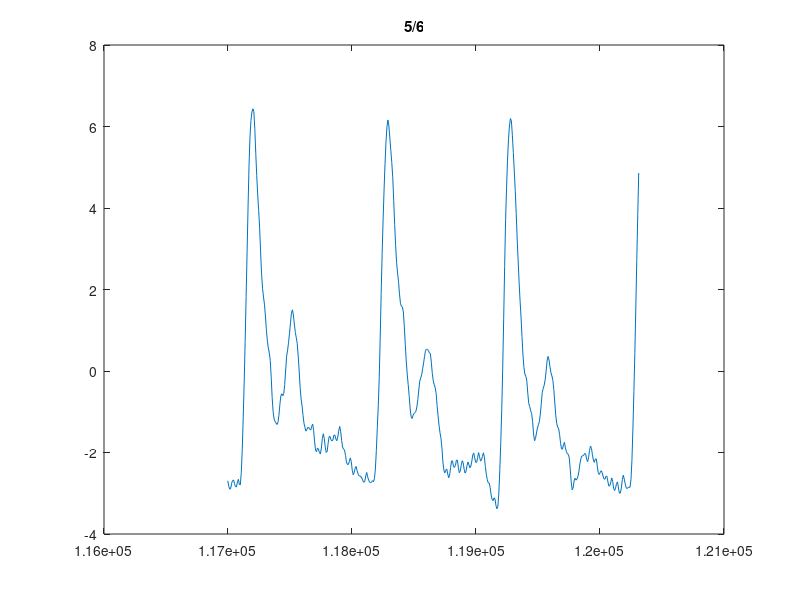

MATLAB code to generate this figure: (Note: this script raises an error after producing the figure.)
%% Run this function to manually input the peaks of the Nexus PPG
%Peaks are selected by mouse click
%Nearest max to mouse click is found
%Peaks are stored in text file
%Make sure sample rates are the same!!

clear
clc

%% Load data
Nexus = csvread('Data/Nexus.txt');
NexusPPG = Nexus(:,1);
NexusPPG = detrend(NexusPPG);

sampleRate = 1000/128.55;           %Make sure sample rates are the same!!
NexusTime = 0:sampleRate:length(NexusPPG)*sampleRate-sampleRate;
NexusTime = NexusTime+320;
numOfGraphs = round(length(NexusPPG)/3000);
numNexusPeaks = 0;

for j=0:numOfGraphs-1
    plot(NexusTime(1+3000*j:3000*(j+1)), NexusPPG(1+3000*j:3000*(j+1)));
    title(strcat(num2str(j+1), '/', num2str(numOfGraphs+1)));
    [x, y] = ginput();
    k=1;

    for i=1:length(x)
        while NexusTime(k)<x(i)
            k = k+1;
        end
            NexusPeaks(numNexusPeaks+i,2) = max(NexusPPG(k-20:k+20));
            k = find(NexusPPG==NexusPeaks(numNexusPeaks+i,2));
            NexusPeaks(numNexusPeaks+i,1) = NexusTime(k);
    end
    numNexusPeaks = numNexusPeaks + length(x);
end

plot(NexusTime(numOfGraphs*3000:length(NexusPPG)), NexusPPG(numOfGraphs*3000:length(NexusPPG)));
title(strcat(num2str(numOfGraphs), '/', num2str(numOfGraphs+1)));
[x, y] = ginput();
k=1;

for i=1:length(x)
    while NexusTime(k)<x(i)
        k = k+1;
    end
        NexusPeaks(numNexusPeaks+i,2) = max(NexusPPG(k-20:k+20));
        k = find(NexusPPG==NexusPeaks(numNexusPeaks+i,2));
        NexusPeaks(numNexusPeaks+i,1) = NexusTime(k);
end
numNexusPeaks = numNexusPeaks + length(x);


fileID = fopen('Data\NexusPeaks.txt','w');
fprintf(fileID,'Time\t\tHeight\r\n');
fprintf(fileID,'%f\t,\t%f\r\n',NexusPeaks');
fclose(fileID);

figure();
plot(NexusTime, NexusPPG); hold on; grid;
plot(NexusPeaks(:,1), NexusPeaks(:,2), 'o', 'Color',[1 0 0],  'MarkerSize', 3, 'MarkerFaceColor', [1 0 0]);
hold off;

